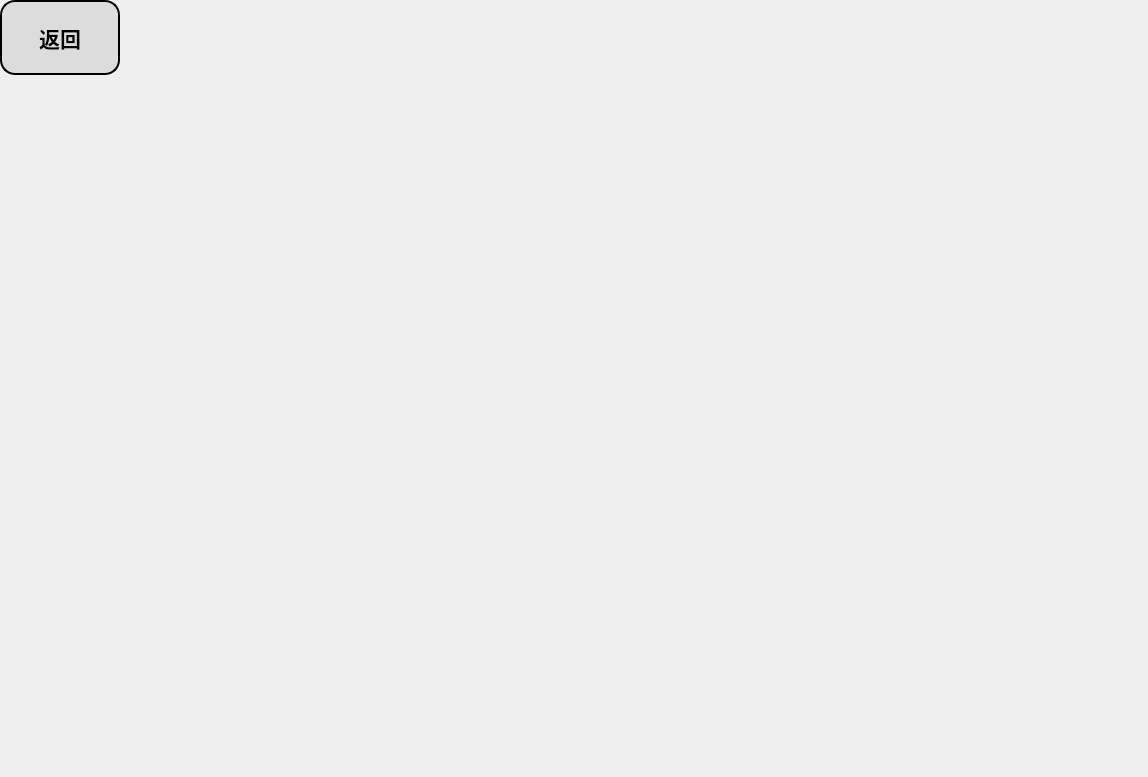
<?xml version="1.0" encoding="UTF-8"?>
<ui version="4.0">
 <class>Form</class>
 <widget class="QWidget" name="Form">
  <property name="geometry">
   <rect>
    <x>0</x>
    <y>0</y>
    <width>1148</width>
    <height>777</height>
   </rect>
  </property>
  <property name="windowTitle">
   <string>Form</string>
  </property>
  <widget class="QPushButton" name="pushButton_return">
   <property name="geometry">
    <rect>
     <x>0</x>
     <y>0</y>
     <width>120</width>
     <height>75</height>
    </rect>
   </property>
   <property name="minimumSize">
    <size>
     <width>120</width>
     <height>50</height>
    </size>
   </property>
   <property name="font">
    <font>
     <family>宋体</family>
     <pointsize>16</pointsize>
     <weight>75</weight>
     <bold>true</bold>
    </font>
   </property>
   <property name="styleSheet">
    <string notr="true">QPushButton {
    background-color: rgba(0,0,0,20);
    border: 1px solid #dcdfe6;
    padding: 10px;
    border-radius: 15px;
    border:2px solid rgb(0, 0, 0);
}

QPushButton:hover {
    background-color: #ecf5ff;
    color: #000000;
}

QPushButton:pressed, QPushButton:checked {
    border: 1px solid #3a8ee6;
    color: #409eff;
}

#button3 {
    border-radius: 20px;
}</string>
   </property>
   <property name="text">
    <string>返回</string>
   </property>
  </widget>
  <widget class="QLabel" name="label">
   <property name="geometry">
    <rect>
     <x>220</x>
     <y>0</y>
     <width>531</width>
     <height>521</height>
    </rect>
   </property>
   <property name="text">
    <string>&lt;html&gt;&lt;head/&gt;&lt;body&gt;&lt;p&gt;&lt;img src=&quot;:/data/gif/迈克尔逊演示图.gif&quot;/&gt;&lt;/p&gt;&lt;/body&gt;&lt;/html&gt;</string>
   </property>
  </widget>
 </widget>
 <resources>
  <include location="data/gif/原理演示.qrc"/>
 </resources>
 <connections/>
</ui>
